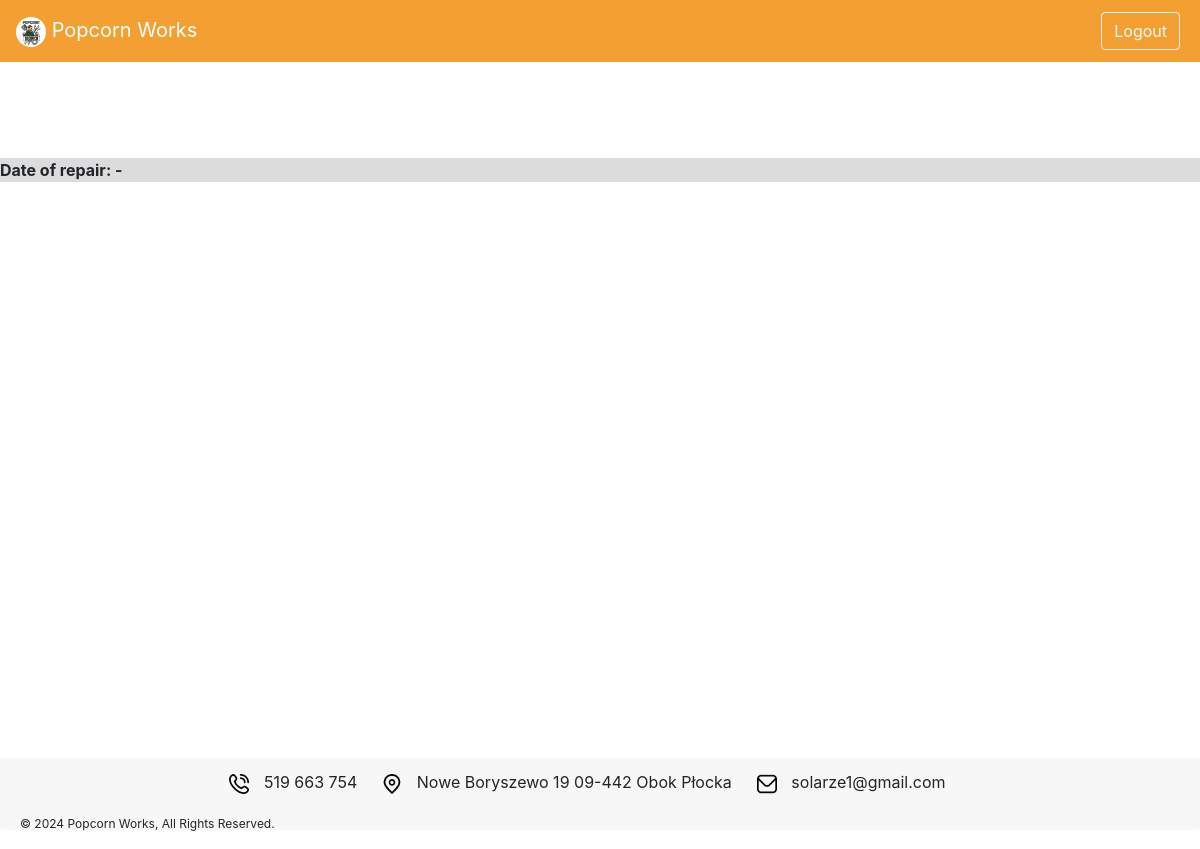
Page /customer/repairs/7 (signed in) on the earlier database version.
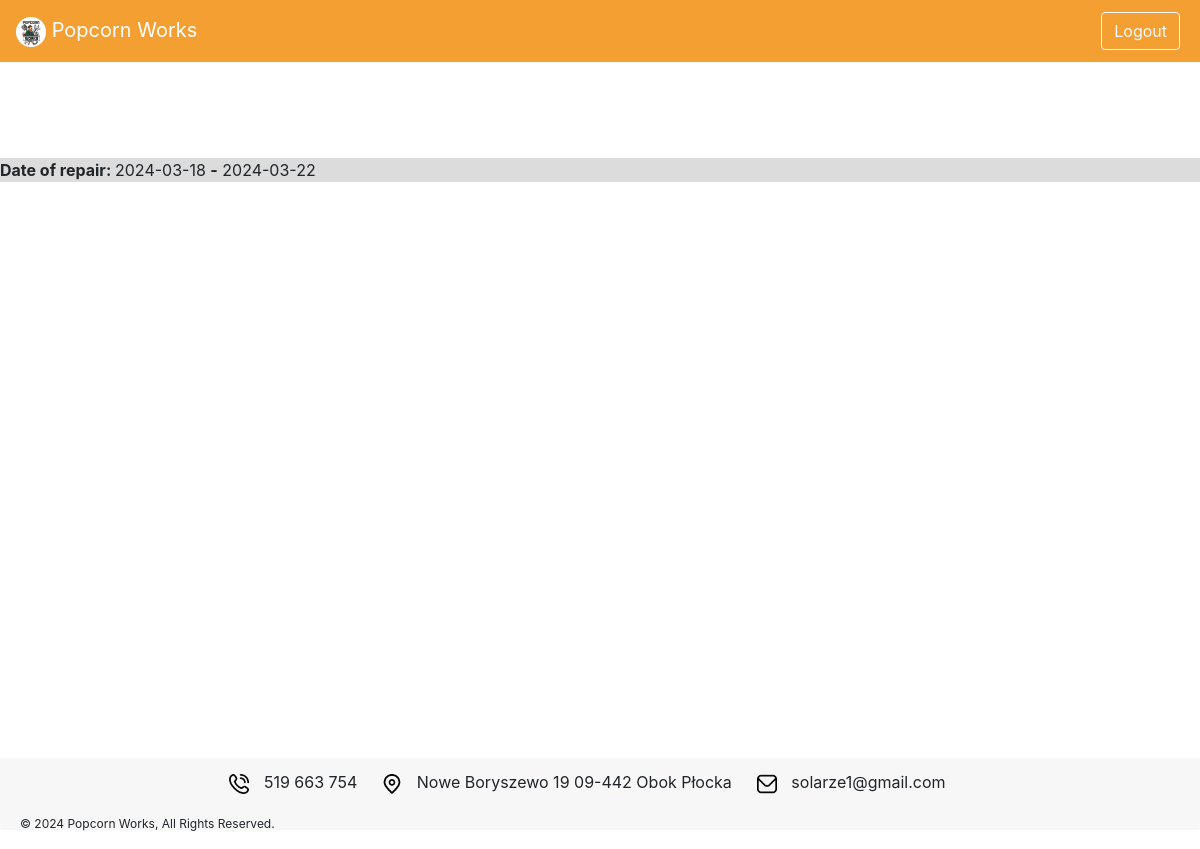
Same page on the later database version.
### models.py (models this page shows)
class Repair(Base):
    __tablename__ = "repair"
    id = Column(Integer, primary_key=True, index=True)
    car_name = Column(String)
    start_date = Column(String)
    end_date = Column(String)
    active = Column(Boolean, default=False)
    customer_id = Column(Integer, ForeignKey("user.id"))
    money = Column(Float, default=0.00)
    parts = relationship("PartsInRepair", back_populates="repair")

### routers/customer.py (the view)
@router.get("/repairs/{repair_id}", response_class=HTMLResponse)
async def repairs_id_page_for_mechanic(request: Request, repair_id: int, db: Session = Depends(get_db)):
    redirection = check_user_role_and_redirect(request, db, 'customer')
    if redirection["is_needed"]:
        return redirection['redirection']
    user_decoded = get_current_user(request)
    user = db.query(models.User).filter(
        models.User.username == user_decoded['username']).first()
    used_parts = db.query(models.Part).join(models.PartsInRepair, models.Part.id == models.PartsInRepair.part_id).filter(
        models.PartsInRepair.repair_id == repair_id).all()
    repair = db.query(models.Repair).filter(
        models.Repair.id == repair_id).first()
    return templates.TemplateResponse("repairs_customer_id.html", {"request": request,
                                                                   "user": user,
                                                                   "used_parts": used_parts,
                                                                   "repair": repair})

### templates/repairs_customer_id.html (shortened to what this page needs)
{% include 'layout.html' %}
<div style="background: gainsboro; margin-bottom: 3em; margin-top: 1em;">
    <p><b>Date of repair: </b>{{repair.start_date}} <b>-</b> {{repair.end_date}}</p>
</div>

Differences in the rows shown:
added Repair: start_date "2024-03-18", end_date "2024-03-22"
